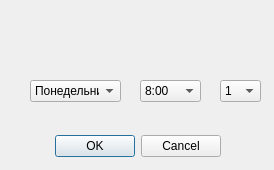
<?xml version="1.0" encoding="UTF-8"?>
<ui version="4.0">
 <class>ChangeWorkSlot</class>
 <widget class="QDialog" name="ChangeWorkSlot">
  <property name="geometry">
   <rect>
    <x>0</x>
    <y>0</y>
    <width>274</width>
    <height>170</height>
   </rect>
  </property>
  <property name="windowTitle">
   <string>Dialog</string>
  </property>
  <widget class="QDialogButtonBox" name="DialogButtons">
   <property name="geometry">
    <rect>
     <x>-120</x>
     <y>130</y>
     <width>341</width>
     <height>32</height>
    </rect>
   </property>
   <property name="orientation">
    <enum>Qt::Horizontal</enum>
   </property>
   <property name="standardButtons">
    <set>QDialogButtonBox::Cancel|QDialogButtonBox::Ok</set>
   </property>
  </widget>
  <widget class="QComboBox" name="DayBox">
   <property name="geometry">
    <rect>
     <x>30</x>
     <y>80</y>
     <width>91</width>
     <height>22</height>
    </rect>
   </property>
   <item>
    <property name="text">
     <string>Понедельник</string>
    </property>
   </item>
   <item>
    <property name="text">
     <string>Вторник</string>
    </property>
   </item>
   <item>
    <property name="text">
     <string>Среда</string>
    </property>
   </item>
   <item>
    <property name="text">
     <string>Четверг</string>
    </property>
   </item>
   <item>
    <property name="text">
     <string>Пятница</string>
    </property>
   </item>
   <item>
    <property name="text">
     <string>Суббота</string>
    </property>
   </item>
  </widget>
  <widget class="QComboBox" name="TimeBox">
   <property name="geometry">
    <rect>
     <x>140</x>
     <y>80</y>
     <width>61</width>
     <height>22</height>
    </rect>
   </property>
   <item>
    <property name="text">
     <string>8:00</string>
    </property>
   </item>
   <item>
    <property name="text">
     <string>9:40</string>
    </property>
   </item>
   <item>
    <property name="text">
     <string>11:30</string>
    </property>
   </item>
   <item>
    <property name="text">
     <string>13:20</string>
    </property>
   </item>
   <item>
    <property name="text">
     <string>15:00</string>
    </property>
   </item>
   <item>
    <property name="text">
     <string>16:40</string>
    </property>
   </item>
  </widget>
  <widget class="QComboBox" name="WeekBox">
   <property name="geometry">
    <rect>
     <x>220</x>
     <y>80</y>
     <width>41</width>
     <height>22</height>
    </rect>
   </property>
   <item>
    <property name="text">
     <string>1</string>
    </property>
   </item>
   <item>
    <property name="text">
     <string>2</string>
    </property>
   </item>
  </widget>
 </widget>
 <resources/>
 <connections>
  <connection>
   <sender>DialogButtons</sender>
   <signal>accepted()</signal>
   <receiver>ChangeWorkSlot</receiver>
   <slot>accept()</slot>
   <hints>
    <hint type="sourcelabel">
     <x>248</x>
     <y>254</y>
    </hint>
    <hint type="destinationlabel">
     <x>157</x>
     <y>274</y>
    </hint>
   </hints>
  </connection>
  <connection>
   <sender>DialogButtons</sender>
   <signal>rejected()</signal>
   <receiver>ChangeWorkSlot</receiver>
   <slot>reject()</slot>
   <hints>
    <hint type="sourcelabel">
     <x>316</x>
     <y>260</y>
    </hint>
    <hint type="destinationlabel">
     <x>286</x>
     <y>274</y>
    </hint>
   </hints>
  </connection>
 </connections>
</ui>
